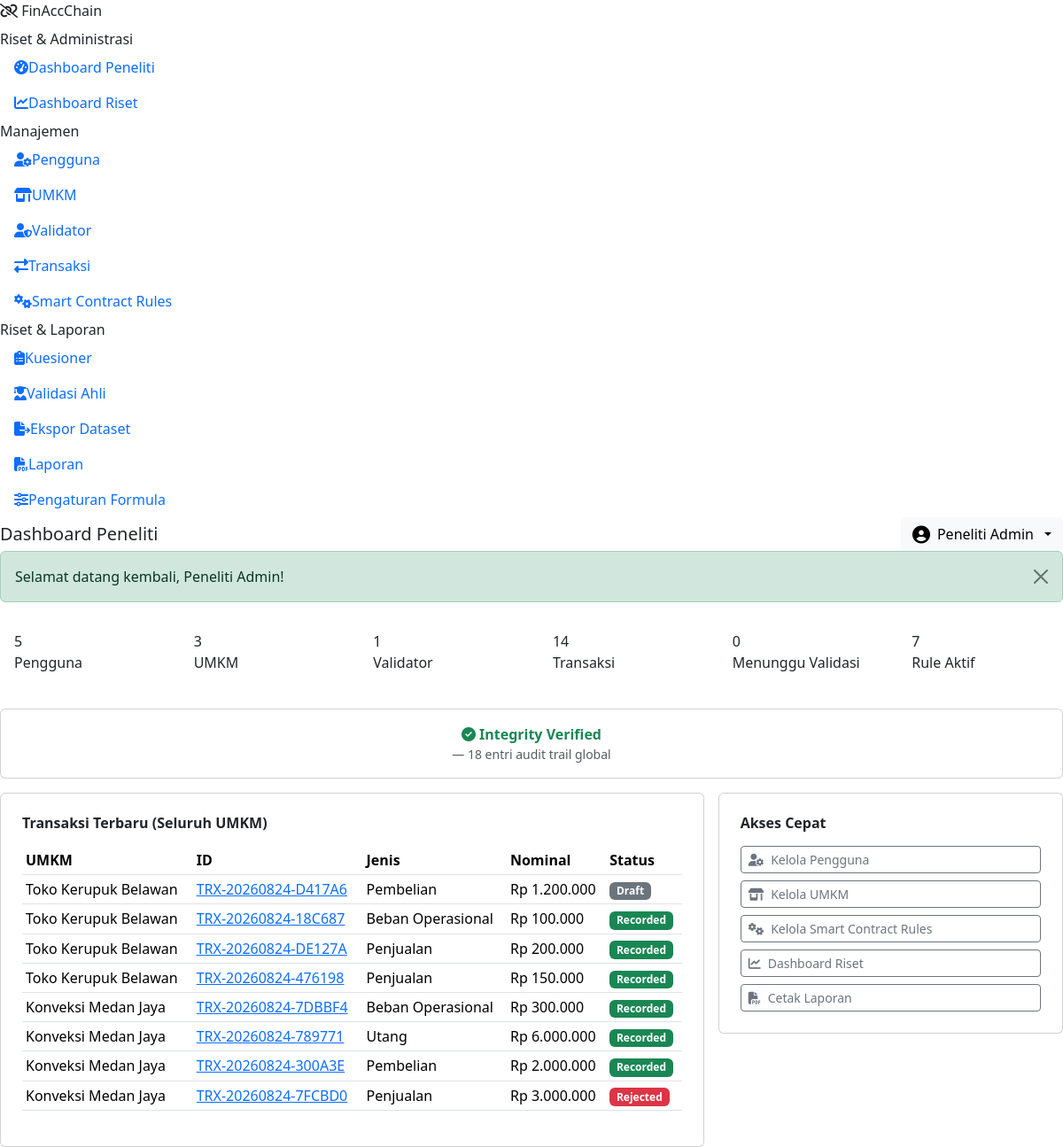
Page /admin/dashboard.php (signed in) on the committed database.
### tables this page shows
CREATE TABLE transactions (
    id INT UNSIGNED AUTO_INCREMENT PRIMARY KEY,
    msme_id INT UNSIGNED NOT NULL,
    transaction_uid VARCHAR(40) NOT NULL UNIQUE,    
    transaction_date DATE NOT NULL,
    type ENUM('sales','purchase','operating_expense','receivable','payable','capital','financing','other_income','other_expense') NOT NULL,
    party_name VARCHAR(150) NULL,
    description VARCHAR(255) NULL,
    amount DECIMAL(18,2) NOT NULL,
    payment_channel ENUM('cash','bank_transfer','qr_payment','e_wallet','digital_financing') NOT NULL DEFAULT 'cash',
    debit_account_id INT UNSIGNED NULL,
    credit_account_id INT UNSIGNED NULL,
    status ENUM('draft','pending','validated','rejected','recorded','reversed') NOT NULL DEFAULT 'draft',
    rejected_reason VARCHAR(255) NULL,
    reversal_of_id INT UNSIGNED NULL,
    created_by INT UNSIGNED NOT NULL,
    approved_by INT UNSIGNED NULL,
    is_demo TINYINT(1) NOT NULL DEFAULT 0,
    created_at DATETIME NOT NULL DEFAULT CURRENT_TIMESTAMP,
    updated_at DATETIME NOT NULL DEFAULT CURRENT_TIMESTAMP ON UPDATE CURRENT_TIMESTAMP,
    CONSTRAINT fk_trx_msme FOREIGN KEY (msme_id) REFERENCES msmes(id) ON DELETE CASCADE,
    CONSTRAINT fk_trx_debit_acc FOREIGN KEY (debit_account_id) REFERENCES accounts(id),
    CONSTRAINT fk_trx_credit_acc FOREIGN KEY (credit_account_id) REFERENCES accounts(id),
    CONSTRAINT fk_trx_reversal FOREIGN KEY (reversal_of_id) REFERENCES transactions(id),
    CONSTRAINT fk_trx_creator FOREIGN KEY (created_by) REFERENCES users(id),
    CONSTRAINT fk_trx_approver FOREIGN KEY (approved_by) REFERENCES users(id),
    INDEX idx_trx_msme (msme_id),
    INDEX idx_trx_status (status),
    INDEX idx_trx_date (transaction_date),
    INDEX idx_trx_type (type)
);

CREATE TABLE msmes (
    id INT UNSIGNED AUTO_INCREMENT PRIMARY KEY,
    user_id INT UNSIGNED NOT NULL,
    business_name VARCHAR(150) NOT NULL,
    owner_name VARCHAR(150) NOT NULL,
    sector VARCHAR(100) NOT NULL,
    address VARCHAR(255) NULL,
    business_age_years TINYINT UNSIGNED NULL,
    employee_count SMALLINT UNSIGNED NULL,
    monthly_turnover_category ENUM('<5jt','5-10jt','10-50jt','50-300jt','>300jt') NOT NULL DEFAULT '<5jt',
    digital_payment_usage ENUM('none','partial','full') NOT NULL DEFAULT 'partial',
    fintech_usage ENUM('none','payment_only','payment_financing','full_integration') NOT NULL DEFAULT 'none',
    accounting_method ENUM('manual','spreadsheet','accounting_app','none') NOT NULL DEFAULT 'manual',
    business_status ENUM('active','inactive','suspended') NOT NULL DEFAULT 'active',
    is_demo TINYINT(1) NOT NULL DEFAULT 0,
    created_at DATETIME NOT NULL DEFAULT CURRENT_TIMESTAMP,
    updated_at DATETIME NOT NULL DEFAULT CURRENT_TIMESTAMP ON UPDATE CURRENT_TIMESTAMP,
    CONSTRAINT fk_msme_user FOREIGN KEY (user_id) REFERENCES users(id) ON DELETE CASCADE,
    INDEX idx_msme_sector (sector)
);

### core/HashChain.php (called while the page is built, shortened)
<?php
class HashChain
{
    public static function computeHash(int $transactionId, string $timestamp, string $amount, string $party, string $previousHash): string
    {
        $payload = $transactionId . '|' . $timestamp . '|' . $amount . '|' . $party . '|' . $previousHash;
        return hash('sha256', $payload);
    }
    public static function verifyChain(): array
    {
        $db = Database::connection();
        $rows = $db->query('SELECT * FROM audit_trails ORDER BY id ASC')->fetchAll();
        $expectedPrevious = str_repeat('0', 64);
        $broken = [];
        foreach ($rows as $row) {
            $snapshot = json_decode($row['payload_snapshot'], true) ?: [];
            $recomputed = self::computeHash(
                (int) $row['transaction_id'],
                $row['created_at'],
                (string) ($snapshot['amount'] ?? '0'),
                (string) ($snapshot['party_name'] ?? '-'),
                $row['previous_hash']
            );
            $expectedPrevious = $row['current_hash'];
        }
        return [
            'total_entries' => count($rows),
            'is_valid' => empty($broken),
            'broken_entry_ids' => array_values(array_unique($broken)),
            'rows' => $rows,
        ];
    }
}

### admin/dashboard.php (the view, shortened to what this page needs)
<?php
require_once __DIR__ . '/../core/bootstrap.php';
$db = Database::connection();
$userCount = (int) $db->query('SELECT COUNT(*) FROM users')->fetchColumn();
$msmeCount = (int) $db->query('SELECT COUNT(*) FROM msmes')->fetchColumn();
$validatorCount = (int) $db->query("SELECT COUNT(*) FROM users u JOIN roles r ON r.id=u.role_id WHERE r.code='validator'")->fetchColumn();
$trxCount = (int) $db->query('SELECT COUNT(*) FROM transactions')->fetchColumn();
$pendingCount = (int) $db->query("SELECT COUNT(*) FROM transactions WHERE status='pending'")->fetchColumn();
$rulesCount = (int) $db->query('SELECT COUNT(*) FROM smart_contract_rules WHERE is_active=1')->fetchColumn();
$chain = HashChain::verifyChain();
$recentTrx = $db->query(
    "SELECT t.*, m.business_name FROM transactions t JOIN msmes m ON m.id=t.msme_id ORDER BY t.id DESC LIMIT 8"
)->fetchAll();
$pageTitle = 'Dashboard Peneliti';
$activeMenu = 'dashboard';
require __DIR__ . '/../includes/app_header.php';
?>
<div class="row g-3 mb-4">
  <div class="col-6 col-lg-2"><div class="fac-stat-card p-3"><div class="fac-stat-value"><?= $userCount ?></div><div class="fac-stat-label">Pengguna</div></div></div>
  <div class="col-6 col-lg-2"><div class="fac-stat-card p-3"><div class="fac-stat-value"><?= $msmeCount ?></div><div class="fac-stat-label">UMKM</div></div></div>
  <div class="col-6 col-lg-2"><div class="fac-stat-card p-3"><div class="fac-stat-value"><?= $validatorCount ?></div><div class="fac-stat-label">Validator</div></div></div>
  <div class="col-6 col-lg-2"><div class="fac-stat-card p-3"><div class="fac-stat-value"><?= $trxCount ?></div><div class="fac-stat-label">Transaksi</div></div></div>
  <div class="col-6 col-lg-2"><div class="fac-stat-card p-3"><div class="fac-stat-value"><?= $pendingCount ?></div><div class="fac-stat-label">Menunggu Validasi</div></div></div>
  <div class="col-6 col-lg-2"><div class="fac-stat-card p-3"><div class="fac-stat-value"><?= $rulesCount ?></div><div class="fac-stat-label">Rule Aktif</div></div></div>
</div>
<div class="card fac-card p-3 mb-3 text-center">
  <?= $chain['is_valid'] ? '<span class="text-success fw-bold"><i class="fa-solid fa-circle-check me-1"></i>Integrity Verified</span>' : '<span class="text-danger fw-bold"><i class="fa-solid fa-triangle-exclamation me-1"></i>Integrity Warning</span>' ?>
  <span class="text-muted small"> — <?= $chain['total_entries'] ?> entri audit trail global</span>
</div>
<div class="row g-3">
  <div class="col-lg-8">
    <div class="card fac-card p-4">
      <h6 class="fw-bold mb-3">Transaksi Terbaru (Seluruh UMKM)</h6>
      <?php if (!$recentTrx): render_empty_state('fa-right-left', 'Belum ada transaksi.'); else: ?>
      <table class="table table-fac table-sm">
        <thead><tr><th>UMKM</th><th>ID</th><th>Jenis</th><th>Nominal</th><th>Status</th></tr></thead>
        <tbody>
        <?php foreach ($recentTrx as $r): ?>
          <tr>
            <td><?= e($r['business_name']) ?></td>
            <td><a href="<?= base_url('msme/transaction_detail.php?id=' . $r['id']) ?>"><?= e($r['transaction_uid']) ?></a></td>
            <td><?= e(TransactionService::TYPES[$r['type']] ?? $r['type']) ?></td>
            <td><?= format_money($r['amount']) ?></td>
            <td><?= status_badge($r['status']) ?></td>
          </tr>
        <?php endforeach; ?>
        </tbody>
      </table>
      <?php endif; ?>
    </div>
  </div>
  <div class="col-lg-4">
    <div class="card fac-card p-4">
      <h6 class="fw-bold mb-3">Akses Cepat</h6>
      <div class="d-grid gap-2">
        <a href="<?= base_url('admin/users.php') ?>" class="btn btn-outline-secondary btn-sm text-start"><i class="fa-solid fa-user-gear me-2"></i>Kelola Pengguna</a>
        <a href="<?= base_url('admin/msmes.php') ?>" class="btn btn-outline-secondary btn-sm text-start"><i class="fa-solid fa-shop me-2"></i>Kelola UMKM</a>
        <a href="<?= base_url('admin/rules.php') ?>" class="btn btn-outline-secondary btn-sm text-start"><i class="fa-solid fa-gears me-2"></i>Kelola Smart Contract Rules</a>
        <a href="<?= base_url('admin/research_dashboard.php') ?>" class="btn btn-outline-secondary btn-sm text-start"><i class="fa-solid fa-chart-line me-2"></i>Dashboard Riset</a>
        <a href="<?= base_url('reports/index.php') ?>" class="btn btn-outline-secondary btn-sm text-start"><i class="fa-solid fa-file-pdf me-2"></i>Cetak Laporan</a>
      </div>
    </div>
  </div>
</div>
<?php require __DIR__ . '/../includes/app_footer.php'; ?>

### includes/app_header.php (shortened to what this page needs)
<?php
$u = current_user();
$pageTitle = $pageTitle ?? APP_NAME;
$activeMenu = $activeMenu ?? '';
function fac_nav_item(string $key, string $active, string $href, string $icon, string $label): string
{
    $isActive = $key === $active ? ' active' : '';
    return '<li class="nav-item"><a class="nav-link' . $isActive . '" href="' . e($href) . '"><i class="fa-solid ' . e($icon) . '"></i>' . e($label) . '</a></li>';
}
?>
<!DOCTYPE html>
<html lang="id">
<head>
<link href="https://cdn.jsdelivr.net/npm/bootstrap@5.3.3/dist/css/bootstrap.min.css" rel="stylesheet">
<link href="https://cdnjs.cloudflare.com/ajax/libs/font-awesome/6.5.2/css/all.min.css" rel="stylesheet">
<link href="<?= base_url('assets/css/app.css') ?>" rel="stylesheet">
</head>
<body>
<div class="fac-app-sidebar" id="facSidebar">
  <div class="brand"><i class="fa-solid fa-link-slash"></i> <?= e(APP_NAME) ?></div>
  <ul class="nav flex-column pt-2">
  <?php if ($u['role_code'] === 'admin'): ?>
    <div class="nav-section">Riset & Administrasi</div>
    <?= fac_nav_item('dashboard', $activeMenu, base_url('admin/dashboard.php'), 'fa-gauge-high', 'Dashboard Peneliti') ?>
    <?= fac_nav_item('research_dashboard', $activeMenu, base_url('admin/research_dashboard.php'), 'fa-chart-line', 'Dashboard Riset') ?>
    <div class="nav-section">Manajemen</div>
    <?= fac_nav_item('users', $activeMenu, base_url('admin/users.php'), 'fa-user-gear', 'Pengguna') ?>
    <?= fac_nav_item('msmes', $activeMenu, base_url('admin/msmes.php'), 'fa-shop', 'UMKM') ?>
    <?= fac_nav_item('validators', $activeMenu, base_url('admin/validators.php'), 'fa-user-shield', 'Validator') ?>
    <?= fac_nav_item('transactions', $activeMenu, base_url('admin/transactions.php'), 'fa-right-left', 'Transaksi') ?>
    <?= fac_nav_item('rules', $activeMenu, base_url('admin/rules.php'), 'fa-gears', 'Smart Contract Rules') ?>
    <div class="nav-section">Riset & Laporan</div>
    <?= fac_nav_item('questionnaires', $activeMenu, base_url('research/questionnaire.php'), 'fa-clipboard-list', 'Kuesioner') ?>
    <?= fac_nav_item('expert', $activeMenu, base_url('research/expert_summary.php'), 'fa-user-graduate', 'Validasi Ahli') ?>
    <?= fac_nav_item('research_export', $activeMenu, base_url('research/export.php'), 'fa-file-export', 'Ekspor Dataset') ?>
    <?= fac_nav_item('reports', $activeMenu, base_url('reports/index.php'), 'fa-file-pdf', 'Laporan') ?>
    <?= fac_nav_item('settings', $activeMenu, base_url('admin/settings.php'), 'fa-sliders', 'Pengaturan Formula') ?>
  <?php endif; ?>
  </ul>
</div>
<div class="fac-app-main">
  <div class="fac-app-topbar d-flex align-items-center justify-content-between">
    <div class="d-flex align-items-center gap-2">
      <h5 class="mb-0"><?= e($pageTitle) ?></h5>
    </div>
    <div class="dropdown">
      <button class="btn btn-light dropdown-toggle d-flex align-items-center gap-2" data-bs-toggle="dropdown">
        <i class="fa-solid fa-circle-user fa-lg"></i>
        <span class="d-none d-sm-inline"><?= e($u['name']) ?></span>
      </button>
    </div>
  </div>
  <div class="fac-app-content">
    <?php $flashes = get_flashes(); if ($flashes): ?>
      <?php foreach ($flashes as $f): ?>
        <div class="alert alert-<?= e($f['type']) ?> alert-dismissible fade show" role="alert">
          <?= e($f['message']) ?>
          <button type="button" class="btn-close" data-bs-dismiss="alert"></button>
        </div>
      <?php endforeach; ?>
    <?php endif; ?>

### core/helpers.php (shortened to what this page needs)
<?php
function base_url(string $path = ''): string
{
    $path = ltrim($path, '/');
    return APP_URL_BASE . '/' . $path;
}
function e(?string $value): string
{
    return htmlspecialchars((string) $value, ENT_QUOTES, 'UTF-8');
}
function get_flashes(): array
{
    $flashes = $_SESSION['_flash'] ?? [];
    return $flashes;
}
function current_user(): ?array
{
    return $_SESSION['user'] ?? null;
}
function format_money($amount): string
{
    return 'Rp ' . number_format((float) $amount, 0, ',', '.');
}
function status_badge(string $status): string
{
    $map = [
        'draft' => 'secondary',
        'pending' => 'warning',
        'validated' => 'info',
        'rejected' => 'danger',
        'recorded' => 'success',
        'reversed' => 'dark',
        'pass' => 'success',
        'fail' => 'danger',
        'warning' => 'warning',
        'success' => 'success',
        'failed' => 'danger',
        'active' => 'success',
        'inactive' => 'secondary',
        'suspended' => 'danger',
    ];
    $color = $map[$status] ?? 'secondary';
    $label = ucwords(str_replace('_', ' ', $status));
    return '<span class="badge text-bg-' . $color . '">' . e($label) . '</span>';
}

### includes/app_footer.php (shortened to what this page needs)
  </div>
</div>
</body>
</html>

### rows in the picture
transactions: msme.business_name "Toko Kerupuk Belawan", transaction_uid "TRX-20260824-D417A6", type "Pembelian", amount "Rp 1.200.000", status "Draft"
transactions: msme.business_name "Toko Kerupuk Belawan", transaction_uid "TRX-20260824-18C687", type "Beban Operasional", amount "Rp 100.000", status "Recorded"
transactions: msme.business_name "Toko Kerupuk Belawan", transaction_uid "TRX-20260824-DE127A", type "Penjualan", amount "Rp 200.000", status "Recorded"
transactions: msme.business_name "Toko Kerupuk Belawan", transaction_uid "TRX-20260824-476198", type "Penjualan", amount "Rp 150.000", status "Recorded"
transactions: msme.business_name "Konveksi Medan Jaya", transaction_uid "TRX-20260824-7DBBF4", type "Beban Operasional", amount "Rp 300.000", status "Recorded"
transactions: msme.business_name "Konveksi Medan Jaya", transaction_uid "TRX-20260824-789771", type "Utang", amount "Rp 6.000.000", status "Recorded"
transactions: msme.business_name "Konveksi Medan Jaya", transaction_uid "TRX-20260824-300A3E", type "Pembelian", amount "Rp 2.000.000", status "Recorded"
transactions: msme.business_name "Konveksi Medan Jaya", transaction_uid "TRX-20260824-7FCBD0", type "Penjualan", amount "Rp 3.000.000", status "Rejected"

### other values in the picture
APP_NAME "FinAccChain"
$label "Dashboard Peneliti Dashboard Riset Pengguna UMKM Validator Transaksi Smart Contract Rules Kuesioner Validasi Ahli Ekspor Dataset Laporan Pengaturan Formula"
$pageTitle "Dashboard Peneliti"
$u['name'] "Peneliti Admin"
$f['message'] "Selamat datang kembali, Peneliti Admin!"
$userCount "5"
$msmeCount "3"
$validatorCount "1"
$trxCount "14"
$pendingCount "0"
$rulesCount "7"
$chain['total_entries'] "18"
